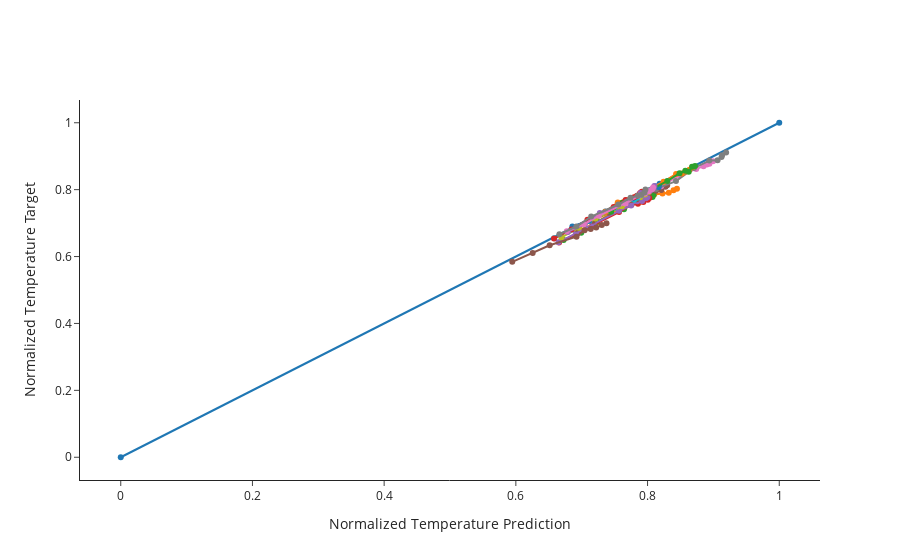

Notebook code for this chart:
### Markdown cell above
## Parity Plot of Training Error

### Code cell
# random plotting traing error at some interval = skip to not make the plot rendering too slow
batch_size = datasets["batch_size"]
print(batch_size)
skip = 70

fig = go.Figure()
fig.add_trace(go.Scatter(x=[0, 1], y=[0, 1], showlegend=False, mode="markers+lines"))
for i in range(0, len(datasets["X_train"]), batch_size * skip):
    # print(i)
    df_pred = pd.DataFrame(model.predict(datasets["X_train"][i : i + batch_size], verbose=0)[:, :, 0])
    df_train = pd.DataFrame(datasets["y_train"][i : i + batch_size][:, :, 0])
    # print(df_pred.values[0])
    fig.add_trace(
        go.Scatter(
            x=df_pred.values[0],
            y=df_train.values[0],
            showlegend=False,
            mode="markers+lines",
        )
    )

fig.update_yaxes(title="Normalized Temperature Target")
fig.update_xaxes(title="Normalized Temperature Prediction")
fig.update_layout(template="simple_white")
fig.update_layout(height=500)

### Figure 1 — Plotly figure (JSON) as saved in the notebook; plotly's stock layout.template omitted (floating-point values rounded to 4 significant figures)
{"data": [{"mode": "markers+lines", "showlegend": false, "type": "scatter", "x": [0, 1], "y": [0, 1]}, {"mode": "markers+lines", "showlegend": false, "type": "scatter", "x": [0.6975, 0.7233, 0.7443, 0.7892, 0.81, 0.8227, 0.8322, 0.8395, 0.8447], "y": [0.68, 0.7018, 0.7312, 0.7635, 0.7854, 0.7885, 0.7907, 0.798, 0.803]}, {"mode": "markers+lines", "showlegend": false, "type": "scatter", "x": [0.6725, 0.6992, 0.7234, 0.7642, 0.7824, 0.7919, 0.8007, 0.8075, 0.8092], "y": [0.6495, 0.6711, 0.7043, 0.7415, 0.7635, 0.7688, 0.7759, 0.7783, 0.7847]}, {"mode": "markers+lines", "showlegend": false, "type": "scatter", "x": [0.6656, 0.6932, 0.7162, 0.7567, 0.7757, 0.7854, 0.7936, 0.8004, 0.8027], "y": [0.642, 0.6691, 0.6929, 0.7331, 0.7552, 0.7577, 0.763, 0.7702, 0.7749]}, {"mode": "markers+lines", "showlegend": false, "type": "scatter", "x": [0.6648, 0.6913, 0.718, 0.7567, 0.7749, 0.7845, 0.7917, 0.7977, 0.7999], "y": [0.6427, 0.6699, 0.6989, 0.7366, 0.7529, 0.7655, 0.7658, 0.7743, 0.7772]}, {"mode": "markers+lines", "showlegend": false, "type": "scatter", "x": [0.6918, 0.7169, 0.741, 0.7834, 0.8024, 0.8129, 0.8209, 0.8272, 0.8298], "y": [0.6828, 0.7071, 0.7313, 0.7711, 0.7914, 0.7968, 0.7986, 0.8084, 0.8132]}, {"mode": "markers+lines", "showlegend": false, "type": "scatter", "x": [0.7615, 0.7861, 0.8207, 0.8484, 0.8739, 0.885, 0.8901, 0.8939, 0.8994], "y": [0.7582, 0.7826, 0.81, 0.8428, 0.8616, 0.8699, 0.8753, 0.8777, 0.8847]}, {"mode": "markers+lines", "showlegend": false, "type": "scatter", "x": [0.7878, 0.813, 0.8432, 0.8703, 0.8938, 0.9063, 0.9123, 0.9132, 0.9193], "y": [0.78, 0.8022, 0.8255, 0.8645, 0.8868, 0.888, 0.8973, 0.9029, 0.9109]}, {"mode": "markers+lines", "showlegend": false, "type": "scatter", "x": [0.6692, 0.6955, 0.7211, 0.7612, 0.7792, 0.7888, 0.796, 0.8017, 0.8032], "y": [0.657, 0.6862, 0.7135, 0.7502, 0.7727, 0.7773, 0.7852, 0.7932, 0.7965]}, {"mode": "markers+lines", "showlegend": false, "type": "scatter", "x": [0.6581, 0.6844, 0.7114, 0.7496, 0.7676, 0.7795, 0.7842, 0.7889, 0.7918], "y": [0.6545, 0.6807, 0.7067, 0.7455, 0.7686, 0.7699, 0.7757, 0.783, 0.7916]}, {"mode": "markers+lines", "showlegend": false, "type": "scatter", "x": [0.6858, 0.7109, 0.7358, 0.7767, 0.7958, 0.8045, 0.8114, 0.817, 0.8183], "y": [0.69, 0.7072, 0.7346, 0.7739, 0.7923, 0.7998, 0.8104, 0.8076, 0.8179]}, {"mode": "markers+lines", "showlegend": false, "type": "scatter", "x": [0.736, 0.7547, 0.7895, 0.8243, 0.8433, 0.8523, 0.8583, 0.8636, 0.8683], "y": [0.7336, 0.7617, 0.7903, 0.8234, 0.847, 0.8485, 0.854, 0.8594, 0.8677]}, {"mode": "markers+lines", "showlegend": false, "type": "scatter", "x": [0.7446, 0.762, 0.7971, 0.83, 0.8486, 0.8574, 0.8626, 0.8676, 0.8721], "y": [0.734, 0.7606, 0.7925, 0.8257, 0.8493, 0.8563, 0.8534, 0.8683, 0.8708]}, {"mode": "markers+lines", "showlegend": false, "type": "scatter", "x": [0.6579, 0.6846, 0.7087, 0.7486, 0.7667, 0.7796, 0.784, 0.7885, 0.7912], "y": [0.6537, 0.6811, 0.7097, 0.7481, 0.7692, 0.7772, 0.7817, 0.7892, 0.794]}, {"mode": "markers+lines", "showlegend": false, "type": "scatter", "x": [0.6788, 0.7045, 0.7275, 0.7684, 0.7894, 0.7971, 0.8037, 0.809, 0.8104], "y": [0.6735, 0.6962, 0.7298, 0.7641, 0.79, 0.7904, 0.7966, 0.804, 0.8112]}, {"mode": "markers+lines", "showlegend": false, "type": "scatter", "x": [0.5945, 0.6255, 0.6514, 0.6921, 0.7044, 0.7137, 0.722, 0.7305, 0.7376], "y": [0.5843, 0.6103, 0.6337, 0.6595, 0.6784, 0.6822, 0.6865, 0.6941, 0.6998]}, {"mode": "markers+lines", "showlegend": false, "type": "scatter", "x": [0.6774, 0.7033, 0.7259, 0.7664, 0.7875, 0.7957, 0.8018, 0.807, 0.8084], "y": [0.6753, 0.6964, 0.7219, 0.7587, 0.7823, 0.7883, 0.7951, 0.8015, 0.8067]}, {"mode": "markers+lines", "showlegend": false, "type": "scatter", "x": [0.6661, 0.6919, 0.7144, 0.7556, 0.7741, 0.7853, 0.7907, 0.7953, 0.7968], "y": [0.6666, 0.6898, 0.7194, 0.7555, 0.7757, 0.7824, 0.785, 0.7918, 0.8006]}], "layout": {"autosize": true, "xaxis": {"autorange": true, "range": [-0.06426, 1.064], "title": {"text": "Normalized Temperature Prediction"}, "type": "linear"}, "yaxis": {"autorange": true, "range": [-0.07041, 1.07], "title": {"text": "Normalized Temperature Target"}, "type": "linear"}}}
